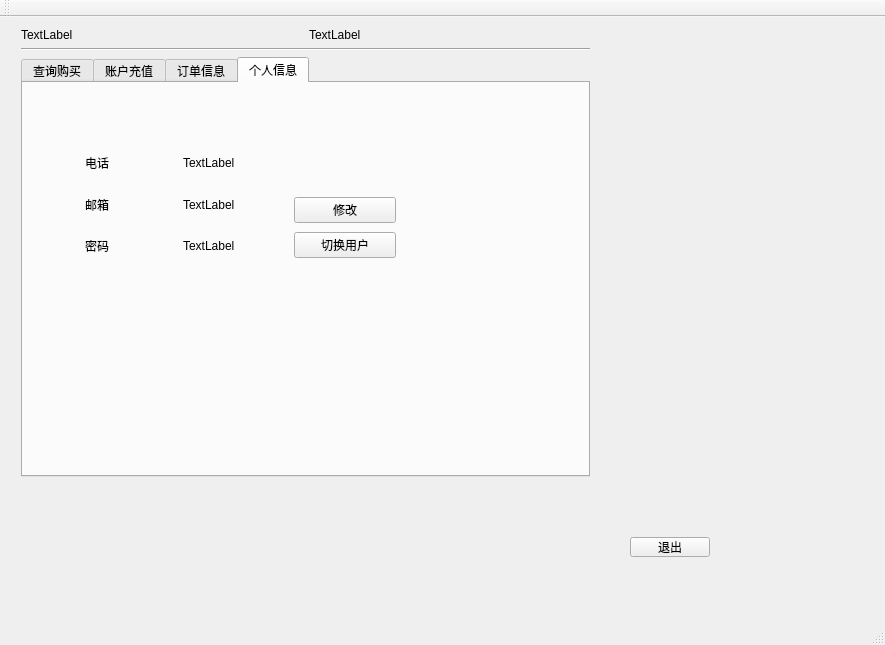
<?xml version="1.0" encoding="UTF-8"?>
<ui version="4.0">
 <class>UserMainWindow</class>
 <widget class="QMainWindow" name="UserMainWindow">
  <property name="geometry">
   <rect>
    <x>0</x>
    <y>0</y>
    <width>885</width>
    <height>645</height>
   </rect>
  </property>
  <property name="windowTitle">
   <string>UserMainWindow</string>
  </property>
  <widget class="QWidget" name="centralWidget">
   <widget class="QWidget" name="gridLayoutWidget">
    <property name="geometry">
     <rect>
      <x>10</x>
      <y>0</y>
      <width>591</width>
      <height>471</height>
     </rect>
    </property>
    <layout class="QGridLayout" name="gridLayout">
     <item row="1" column="0" colspan="2">
      <widget class="Line" name="line">
       <property name="orientation">
        <enum>Qt::Horizontal</enum>
       </property>
      </widget>
     </item>
     <item row="0" column="0">
      <widget class="QLabel" name="label_userInfo">
       <property name="text">
        <string>TextLabel</string>
       </property>
      </widget>
     </item>
     <item row="0" column="1">
      <widget class="QLabel" name="label_currentTime">
       <property name="text">
        <string>TextLabel</string>
       </property>
      </widget>
     </item>
     <item row="2" column="0" colspan="2">
      <widget class="QTabWidget" name="tabWidget">
       <property name="currentIndex">
        <number>3</number>
       </property>
       <widget class="QWidget" name="tab_search">
        <attribute name="title">
         <string>查询购买</string>
        </attribute>
        <widget class="QPushButton" name="pushButton_buy">
         <property name="geometry">
          <rect>
           <x>480</x>
           <y>370</y>
           <width>80</width>
           <height>20</height>
          </rect>
         </property>
         <property name="text">
          <string>购买</string>
         </property>
        </widget>
        <widget class="QWidget" name="layoutWidget">
         <property name="geometry">
          <rect>
           <x>10</x>
           <y>11</y>
           <width>551</width>
           <height>351</height>
          </rect>
         </property>
         <layout class="QVBoxLayout" name="verticalLayout_5">
          <item>
           <layout class="QHBoxLayout" name="horizontalLayout_7">
            <item>
             <layout class="QVBoxLayout" name="verticalLayout_2">
              <item>
               <layout class="QHBoxLayout" name="horizontalLayout">
                <item>
                 <widget class="QLabel" name="label_3">
                  <property name="text">
                   <string>电影名</string>
                  </property>
                 </widget>
                </item>
                <item>
                 <widget class="QLineEdit" name="lineEdit_movieName"/>
                </item>
                <item>
                 <widget class="QLabel" name="label_4">
                  <property name="text">
                   <string>影院名</string>
                  </property>
                 </widget>
                </item>
                <item>
                 <widget class="QComboBox" name="comboBox_cinema"/>
                </item>
               </layout>
              </item>
              <item>
               <layout class="QHBoxLayout" name="horizontalLayout_6">
                <item>
                 <widget class="QLabel" name="label_13">
                  <property name="text">
                   <string>语 言</string>
                  </property>
                 </widget>
                </item>
                <item>
                 <widget class="QComboBox" name="comboBox_language">
                  <item>
                   <property name="text">
                    <string>全部</string>
                   </property>
                  </item>
                  <item>
                   <property name="text">
                    <string>国语</string>
                   </property>
                  </item>
                  <item>
                   <property name="text">
                    <string>英文</string>
                   </property>
                  </item>
                  <item>
                   <property name="text">
                    <string>其他</string>
                   </property>
                  </item>
                 </widget>
                </item>
                <item>
                 <widget class="QLabel" name="label_12">
                  <property name="text">
                   <string>类  型</string>
                  </property>
                 </widget>
                </item>
                <item>
                 <widget class="QComboBox" name="comboBox_type"/>
                </item>
               </layout>
              </item>
             </layout>
            </item>
            <item>
             <widget class="QPushButton" name="pushButton_search">
              <property name="text">
               <string>查询</string>
              </property>
             </widget>
            </item>
           </layout>
          </item>
          <item>
           <widget class="QTableView" name="tableView_movie"/>
          </item>
          <item>
           <widget class="Line" name="line_2">
            <property name="orientation">
             <enum>Qt::Horizontal</enum>
            </property>
           </widget>
          </item>
         </layout>
        </widget>
       </widget>
       <widget class="QWidget" name="tab_towUp">
        <attribute name="title">
         <string>账户充值</string>
        </attribute>
        <widget class="QPushButton" name="pushButton_confirmTopUp">
         <property name="geometry">
          <rect>
           <x>330</x>
           <y>240</y>
           <width>80</width>
           <height>20</height>
          </rect>
         </property>
         <property name="text">
          <string>确定</string>
         </property>
        </widget>
        <widget class="QWidget" name="layoutWidget">
         <property name="geometry">
          <rect>
           <x>120</x>
           <y>60</y>
           <width>191</width>
           <height>131</height>
          </rect>
         </property>
         <layout class="QVBoxLayout" name="verticalLayout_3">
          <item>
           <layout class="QHBoxLayout" name="horizontalLayout_2">
            <item>
             <widget class="QLabel" name="label">
              <property name="text">
               <string>当前余额</string>
              </property>
             </widget>
            </item>
            <item>
             <widget class="QLineEdit" name="lineEdit_currentBalance"/>
            </item>
            <item>
             <widget class="QLabel" name="label_5">
              <property name="text">
               <string>元</string>
              </property>
             </widget>
            </item>
           </layout>
          </item>
          <item>
           <layout class="QHBoxLayout" name="horizontalLayout_3">
            <item>
             <widget class="QLabel" name="label_6">
              <property name="text">
               <string>   充值 </string>
              </property>
             </widget>
            </item>
            <item>
             <widget class="QLineEdit" name="lineEdit_topUp"/>
            </item>
            <item>
             <widget class="QLabel" name="label_7">
              <property name="text">
               <string>元</string>
              </property>
             </widget>
            </item>
           </layout>
          </item>
         </layout>
        </widget>
       </widget>
       <widget class="QWidget" name="tab_order">
        <attribute name="title">
         <string>订单信息</string>
        </attribute>
        <widget class="QWidget" name="layoutWidget">
         <property name="geometry">
          <rect>
           <x>10</x>
           <y>10</y>
           <width>561</width>
           <height>351</height>
          </rect>
         </property>
         <layout class="QVBoxLayout" name="verticalLayout">
          <item>
           <layout class="QHBoxLayout" name="horizontalLayout_4">
            <item>
             <widget class="QLabel" name="label_11">
              <property name="text">
               <string>电影名</string>
              </property>
             </widget>
            </item>
            <item>
             <widget class="QLineEdit" name="lineEdit_movieName_2"/>
            </item>
            <item>
             <widget class="QLabel" name="label_9">
              <property name="text">
               <string>影院名</string>
              </property>
             </widget>
            </item>
            <item>
             <widget class="QLineEdit" name="lineEdit_cinemaName_2"/>
            </item>
            <item>
             <widget class="QPushButton" name="pushButton_search_2">
              <property name="text">
               <string>查询</string>
              </property>
             </widget>
            </item>
           </layout>
          </item>
          <item>
           <widget class="QTableView" name="tableView_orders"/>
          </item>
          <item>
           <widget class="Line" name="line_3">
            <property name="orientation">
             <enum>Qt::Horizontal</enum>
            </property>
           </widget>
          </item>
         </layout>
        </widget>
        <widget class="QWidget" name="layoutWidget">
         <property name="geometry">
          <rect>
           <x>400</x>
           <y>380</y>
           <width>168</width>
           <height>22</height>
          </rect>
         </property>
         <layout class="QHBoxLayout" name="horizontalLayout_5">
          <item>
           <widget class="QPushButton" name="pushButton_pay">
            <property name="text">
             <string>付款</string>
            </property>
           </widget>
          </item>
          <item>
           <widget class="QPushButton" name="pushButton_cancelOrder">
            <property name="text">
             <string>取消订单</string>
            </property>
           </widget>
          </item>
         </layout>
        </widget>
       </widget>
       <widget class="QWidget" name="tab_personalInfo">
        <attribute name="title">
         <string>个人信息</string>
        </attribute>
        <widget class="QWidget" name="layoutWidget">
         <property name="geometry">
          <rect>
           <x>51</x>
           <y>51</y>
           <width>211</width>
           <height>141</height>
          </rect>
         </property>
         <layout class="QGridLayout" name="gridLayout_3">
          <item row="0" column="0">
           <widget class="QLabel" name="label_2">
            <property name="text">
             <string>电话</string>
            </property>
           </widget>
          </item>
          <item row="0" column="1">
           <widget class="QLabel" name="label_phone">
            <property name="text">
             <string>TextLabel</string>
            </property>
           </widget>
          </item>
          <item row="1" column="0">
           <widget class="QLabel" name="label_8">
            <property name="text">
             <string>邮箱</string>
            </property>
           </widget>
          </item>
          <item row="1" column="1">
           <widget class="QLabel" name="label_email">
            <property name="text">
             <string>TextLabel</string>
            </property>
           </widget>
          </item>
          <item row="2" column="0">
           <widget class="QLabel" name="label_10">
            <property name="text">
             <string>密码</string>
            </property>
           </widget>
          </item>
          <item row="2" column="1">
           <widget class="QLabel" name="label_password">
            <property name="text">
             <string>TextLabel</string>
            </property>
           </widget>
          </item>
         </layout>
        </widget>
        <widget class="QWidget" name="layoutWidget">
         <property name="geometry">
          <rect>
           <x>260</x>
           <y>100</y>
           <width>124</width>
           <height>91</height>
          </rect>
         </property>
         <layout class="QVBoxLayout" name="verticalLayout_4">
          <item>
           <widget class="QPushButton" name="pushButton_editPersonalInfo">
            <property name="text">
             <string>修改</string>
            </property>
           </widget>
          </item>
          <item>
           <widget class="QPushButton" name="pushButton_changeUser">
            <property name="text">
             <string>切换用户</string>
            </property>
           </widget>
          </item>
         </layout>
        </widget>
       </widget>
      </widget>
     </item>
    </layout>
   </widget>
   <widget class="QPushButton" name="pushButton_exit">
    <property name="geometry">
     <rect>
      <x>630</x>
      <y>520</y>
      <width>80</width>
      <height>20</height>
     </rect>
    </property>
    <property name="text">
     <string>退出</string>
    </property>
   </widget>
  </widget>
  <widget class="QMenuBar" name="menuBar">
   <property name="geometry">
    <rect>
     <x>0</x>
     <y>0</y>
     <width>885</width>
     <height>21</height>
    </rect>
   </property>
  </widget>
  <widget class="QToolBar" name="mainToolBar">
   <attribute name="toolBarArea">
    <enum>TopToolBarArea</enum>
   </attribute>
   <attribute name="toolBarBreak">
    <bool>false</bool>
   </attribute>
  </widget>
  <widget class="QStatusBar" name="statusBar"/>
 </widget>
 <layoutdefault spacing="6" margin="11"/>
 <resources/>
 <connections>
  <connection>
   <sender>pushButton_exit</sender>
   <signal>clicked()</signal>
   <receiver>UserMainWindow</receiver>
   <slot>close()</slot>
   <hints>
    <hint type="sourcelabel">
     <x>399</x>
     <y>397</y>
    </hint>
    <hint type="destinationlabel">
     <x>228</x>
     <y>215</y>
    </hint>
   </hints>
  </connection>
 </connections>
</ui>
